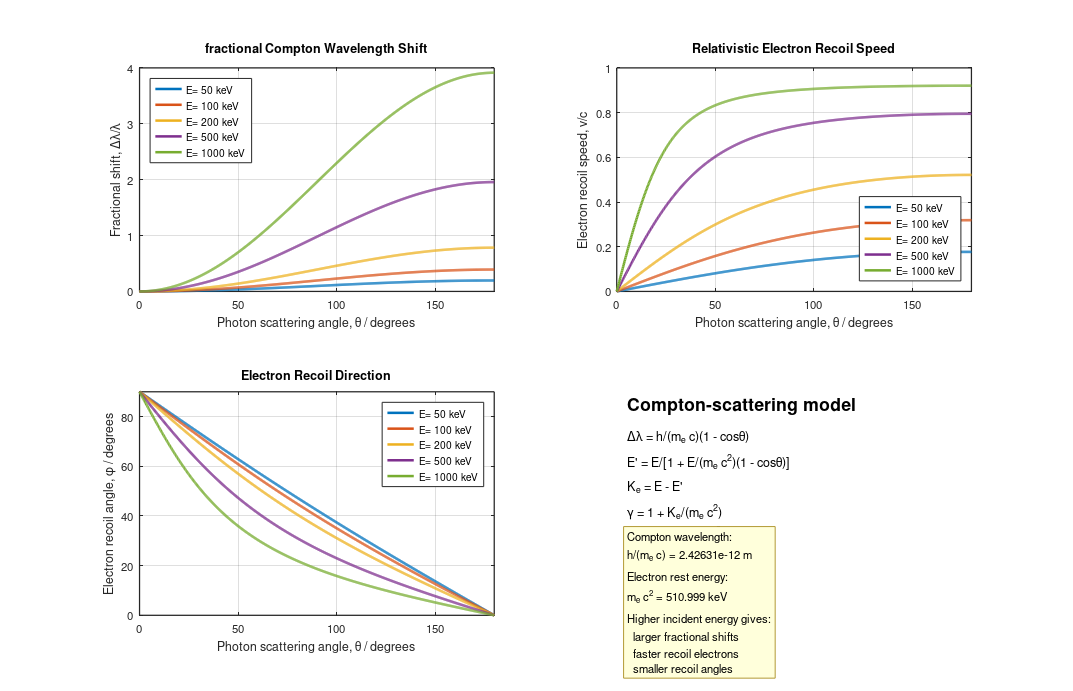

The MATLAB script that drew this image:
function task9_compton_scattering()
  % Task 9: Compton scattering

  % Plots against photon scattering angle theta:
  % 1. Fractional wavelength shift, Delta_lambda/lambda
  % 2. Electron recoil speed, v/c
  % 3. Electron recoil angle, phi

  % Photon energires: 50, 100, 200, 500, and 1000keV

  close all;
  clc;

  savedir = 'C:/Users/Marc/OneDrive/Desktop/BPhO Computational Physics Competition/Competition Solutions';

  if ~exist(savedir, 'dir')
    mkdir(savedir);
  endif

  % Constants
  h = 6.62607015e-34; % Planck constant / J s
  c = 2.99792458e8; % Speed of light / m s^-1
  e = 1.602176634e-19; % elementary charge / C
  m_e = 9.1093837015e-31; % mass of electron / kg

  rest_energy_J = m_e * c^2;
  rest_energy_keV = rest_energy_J / e / 1e3;
  compton_wavelength = h / (m_e * c);

  % Model settings
  photon_energies_keV = [50 100 200 500 1000];
  theta_deg = linspace(0, 180, 721);
  theta_rad = theta_deg * pi / 180;

  number_of_energies = length(photon_energies_keV);
  colours = lines(number_of_energies);

  fractional_shift = zeros(number_of_energies, length(theta_deg));
  recoil_beta = zeros(size(fractional_shift));
  recoil_speed = zeros(size(fractional_shift));
  recoil_angle_deg = zeros(size(fractional_shift));
  scattered_energy_keV = zeros(size(fractional_shift));

  % Calculations
  for k = 1:number_of_energies
    E_keV = photon_energies_keV(k);
    alpha = E_keV / rest_energy_keV;

    fractional_shift(k,:) = alpha .* (1 - cos(theta_rad));

    scattered_energy_keV(k,:) = E_keV ./ (1 + alpha .* (1 - cos(theta_rad)));

    electron_kinetic_keV = E_keV - scattered_energy_keV(k,:);

    gamma = 1 + electron_kinetic_keV ./ rest_energy_keV;
    recoil_beta(k,:) = sqrt(max(0, 1 -1 ./ gamma.^2));
    recoil_speed(k,:) = recoil_beta(k,:) .* c;

    numerator = scattered_energy_keV(k,:) .* sin(theta_rad);

    denominator = E_keV - scattered_energy_keV(k,:) .* cos(theta_rad);

    recoil_angle_deg(k,:) = atan2(numerator, denominator) .* 180 / pi;

    % At theta = 0 there is no recoil, 90 degrees is the limiting angle
   recoil_angle_deg(k,1) = 90;
  endfor

  % Figure
  fig = figure('Name', 'Task 9 - Compton Scattering', 'NumberTitle', 'off', 'Color', [1 1 1], 'Position', [45 55 1180 760]);

  legend_labels = arrayfun(@(E) sprintf('E= %d keV', E), photon_energies_keV, 'UniformOutput', false);

  % Panel 1: fractional wavelength shift
  subplot(2, 2, 1);
  hold on;
  handles_1 = zeros(1, number_of_energies);

  for k = 1:number_of_energies
    handles_1(k) = plot(theta_deg, fractional_shift(k,:), 'Color', colours(k,:), 'LineWidth', 2);
  endfor

  xlabel('Photon scattering angle, \theta / degrees', 'FontSize', 11);
  ylabel('Fractional shift, \Delta\lambda/\lambda', 'FontSize', 11);
  title('fractional Compton Wavelength Shift', 'FontSize', 13, 'FontWeight', 'bold');
  legend(handles_1, legend_labels, 'Location', 'northwest', 'FontSize', 8);
  xlim([0 180]);
  grid on;
  box on;
  set(gca, 'FontSize', 9, 'LineWidth', 1);

  % Panel 2: electron recoil speed
  subplot(2, 2, 2);
  hold on;
  handles_2 = zeros(1, number_of_energies);
  for k = 1:number_of_energies
    handles_2(k) = plot(theta_deg, recoil_beta(k,:), 'Color', colours(k,:), 'LineWidth', 2);
  endfor

  xlabel('Photon scattering angle, \theta / degrees', 'FontSize', 11);
  ylabel('Electron recoil speed, v/c', 'FontSize', 11);
  title('Relativistic Electron Recoil Speed', 'FontSize', 13, 'FontWeight', 'bold');
  legend(handles_2, legend_labels, 'Location', 'southeast', 'FontSize', 8);
  xlim([0 180]);
  ylim([0 1]);
  grid on;
  box on;
  set(gca, 'FontSize', 9, 'LineWidth', 1);

    % Panel 3: electron recoil angle
  subplot(2, 2, 3);
  hold on;
  handles_3 = zeros(1, number_of_energies);

  for k = 1:number_of_energies
    handles_3(k) = plot( theta_deg, recoil_angle_deg(k, :), 'Color', colours(k, :), 'LineWidth', 2);
  endfor

  xlabel('Photon scattering angle, \theta / degrees', 'FontSize', 11);
  ylabel('Electron recoil angle, \phi / degrees', 'FontSize', 11);
  title('Electron Recoil Direction', 'FontSize', 13, 'FontWeight', 'bold');
  legend(handles_3, legend_labels, 'Location', 'northeast', 'FontSize', 8);
  xlim([0 180]);
  ylim([0 90]);
  grid on;
  box on;
  set(gca, 'FontSize', 9, 'LineWidth', 1);

  % Panel 4: equations
  subplot(2, 2, 4);
  axis([0 1 0 1]);
  axis off;

  text(0.03, 0.94, 'Compton-scattering model', 'FontSize', 14, 'FontWeight', 'bold');

  equation_text = sprintf(['\\Delta\\lambda = h/(m_e c)(1 - cos\\theta)\n\n', 'E'' = E/[1 + E/(m_e c^2)(1 - cos\\theta)]\n\n', 'K_e = E - E''\n\n', '\\gamma = 1 + K_e/(m_e c^2)\n', 'v/c = sqrt(1 - 1/\\gamma^2)\n\n', 'tan\\phi = E''sin\\theta/(E - E''cos\\theta)']);

  text(0.03, 0.83, equation_text, 'FontSize', 10, 'VerticalAlignment', 'top');

  interpretation_text = sprintf(['Compton wavelength:\n', 'h/(m_e c) = %.5e m\n\n', 'Electron rest energy:\n', 'm_e c^2 = %.3f keV\n\n', 'Higher incident energy gives:\n', '  larger fractional shifts\n', '  faster recoil electrons\n', '  smaller recoil angles'], compton_wavelength, rest_energy_keV);

  text(0.03, 0.38, interpretation_text, 'FontSize', 9, 'VerticalAlignment', 'top', 'BackgroundColor', [1.00 1.00 0.86], 'EdgeColor', [0.70 0.60 0.20]);

  % Command-window output
  fprintf('\nTASK 9: COMPTON SCATTERING\n');
  fprintf('--------------------------------------------------------------\n');
  fprintf('Electron rest energy = %.6f keV\n', rest_energy_keV);
  fprintf('Compton wavelength   = %.6e m\n\n', compton_wavelength);

  sample_angles = [30 60 90 120 150 180];

  fprintf(['Energy/keV  theta/deg  Delta_lambda/lambda  ', 'v/c       phi/deg\n']);

  for k = 1:number_of_energies
    for a = 1:length(sample_angles)
      [~, index] = min(abs(theta_deg - sample_angles(a)));

      fprintf('%9.0f  %9.0f      %10.6f       %7.5f   %8.3f\n', photon_energies_keV(k), theta_deg(index), fractional_shift(k, index), recoil_beta(k, index), recoil_angle_deg(k, index));
    endfor
  endfor

  % CSV export
  csv_filename = fullfile(savedir, 'compton_scattering_data.csv');
  fid = fopen(csv_filename, 'w');

  if fid == -1
    error('Could not open CSV file for writing: %s', csv_filename);
  endif

  fprintf(fid, ['incident_energy_keV,theta_deg,fractional_shift,', ...
              'scattered_energy_keV,recoil_speed_m_per_s,', ...
              'recoil_speed_over_c,recoil_angle_deg\n']);

  for k = 1:number_of_energies
    for index = 1:length(theta_deg)
      fprintf(fid, '%.6f,%.6f,%.10e,%.10f,%.10e,%.10f,%.10f\n', ...
              photon_energies_keV(k), theta_deg(index), ...
              fractional_shift(k, index), scattered_energy_keV(k, index), ...
              recoil_speed(k, index), recoil_beta(k, index), ...
              recoil_angle_deg(k, index));
    endfor
  endfor

  fclose(fid);

  set(fig, 'PaperPositionMode', 'auto');
  drawnow();
  print(fig, fullfile(savedir, 'compton_scattering_main.png'), '-dpng', '-r300');

  fprintf('\nSaved outputs:\n');
  fprintf('  compton_scattering_main.png\n');
  fprintf('  compton_scattering_data.csv\n\n');
endfunction
